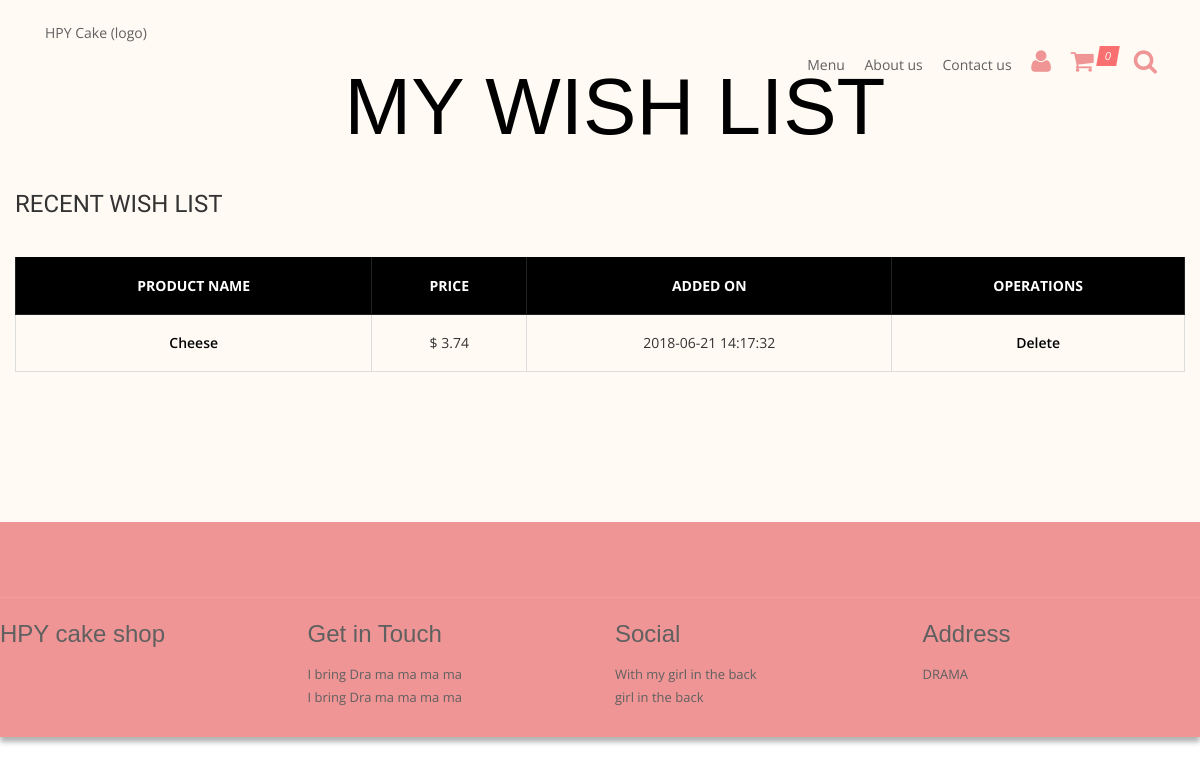
The app's page /wishlist.php (signed in) with its own data.
### tables this page shows
CREATE TABLE `wishlist` (
  `id` int(11) NOT NULL,
  `pid` int(11) NOT NULL,
  `uid` int(11) NOT NULL,
  `timestamp` datetime NOT NULL DEFAULT CURRENT_TIMESTAMP
);

CREATE TABLE `products` (
  `id` int(11) NOT NULL,
  `name` varchar(255) NOT NULL,
  `catid` int(11) NOT NULL,
  `price` varchar(255) NOT NULL,
  `thumb` varchar(255) NOT NULL,
  `description` varchar(255) NOT NULL,
  `unit` text NOT NULL
);

### wishlist.php (the view, shortened to what this page needs)
<?php
	require_once 'config/connect.php';
include 'inc/header.php';
include 'inc/nav.php';
$uid = $_SESSION['customerid'];
?>
	<section id="content">
		<div class="content-blog content-account">
			<div class="container">
				<div class="row">
					<div class="page_header text-center">
						<h2>My Wish List</h2>
					</div>
					<div class="col-md-12">
			<h3>Recent Wish List</h3>
			<br>
			<table class="cart-table account-table table table-bordered">
				<thead>
					<tr>
						<th>Product Name</th>
						<th>Price</th>
						<th>Added On</th>
						<th>Operations</th>
					</tr>
				</thead>
				<tbody>
				<?php
					$wishsql = "SELECT p.name, p.price, p.id AS pid, w.id AS id, w.`timestamp` FROM wishlist w JOIN products p WHERE w.pid=p.id AND w.uid='$uid'";
					$wishres = mysqli_query($connection, $wishsql);
					while($wishr = mysqli_fetch_assoc($wishres)){
				?>
					<tr>
						<td>
							<a href="single.php?id=<?php echo $wishr['pid']; ?>"><?php echo $wishr['name']; ?></a>
						</td>
						<td>
							$ <?php echo $wishr['price']; ?>
						</td>
						<td>
							<?php echo $wishr['timestamp']; ?>
						</td>
						<td>
							<a href="delwishlist.php?id=<?php echo $wishr['id']; ?>">Delete</a>
						</td>
					</tr>
				<?php } ?>
				</tbody>
			</table>
			<br>
			<br>
			<br>
					</div>
				</div>
			</div>
		</div>
	</section>
<?php include 'inc/footer.php' ?>

### css/light.css (style rules this page uses)
body { background-color:#fff; }

### records on screen
wishlist: products.name "Cheese", products.price "3.74", timestamp "2018-06-21 14:17:32"

### other values on screen
count($cart) "0"
